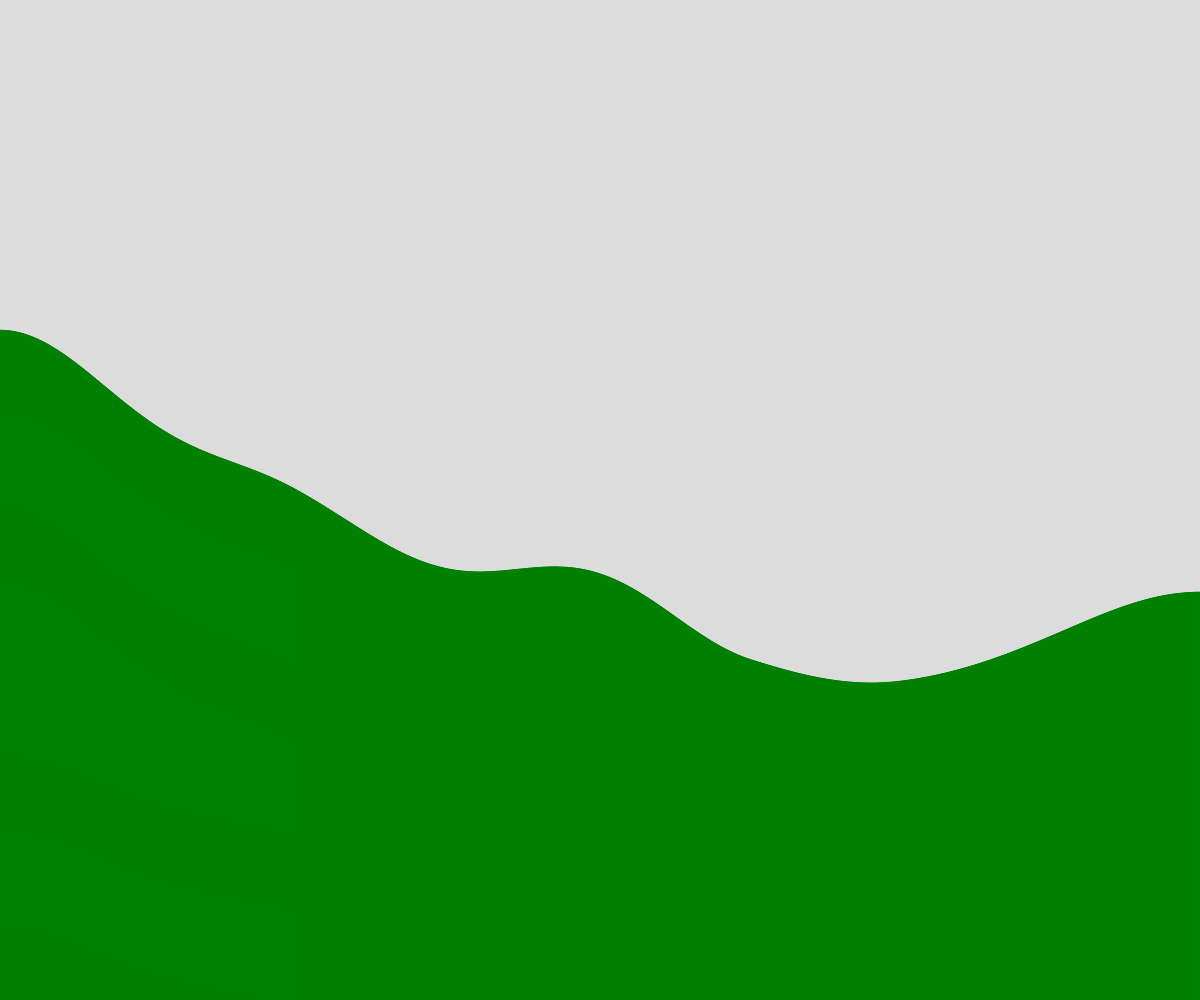
Frame 1 (no input)
Frame 60 (no input): identical to frame 1, image omitted
Frame 120 (the mouse pressed at the canvas centre since frame 60): identical to frame 1, image omitted

The p5.js sketch that drew this single still picture (run headless with seeded random() and noise() and a simulated clock; from frame 60 on, the mouse is pressed at the canvas centre):

// p5.js sketch
// ── sketch.js
// Terrain Generation with Perlin Noise

let terrain = [];
const NUMBER_OF_RECTS = 2000;

function setup() {
  createCanvas(windowWidth, windowHeight);
  generateTerrain();
}

function draw() {
  background(220);
  fill("green");
  stroke("green");
  
  for (let theRect of terrain) {
    rect(theRect.x, theRect.y, theRect.w, theRect.h);
  }
}

function spawnRectangle(leftSide, rectWidth, rectHeight) {
  let theRect = {
    x: leftSide,
    y: height - rectHeight,
    w: rectWidth,
    h: rectHeight,
  };

  return theRect;
}

function generateTerrain() {
  let theWidth = width/NUMBER_OF_RECTS;
  let time = 0;
  let deltaTime = 0.0005;
  for (let i = 0; i < NUMBER_OF_RECTS; i++) {
    let theHeight = noise(time) * height;
    let someRect = spawnRectangle(theWidth * i, theWidth, theHeight);
    terrain.push(someRect);
    time += deltaTime;
  }
}
